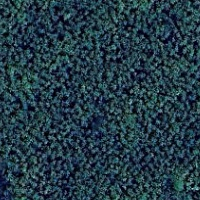
#> input picture Classification/Trial_Classification/splitted_images/image_1_tile_0.png, 200 x 200 px, found by its file name; its folder holds only this picture in this run
$ jupyter execute --allow-errors classification_grayscale_feature.ipynb   (shell and % lines are left out)   (older library calls are emulated)
#> lines starting #> are read from the running program, lines starting #| are printed output that depends on the picture
[cell 1]
import os
import cv2
import numpy as np
import pandas as pd

[cell 2]
from google.colab import drive
drive.mount("/content/gdrive")

[cell 3]
OUTPUT_FOLDER = "/content/gdrive/MyDrive/Arecanut_Detection_with_ML/Classification/Trial_Classification/grayscale_feature/labelled_images"
os.makedirs(OUTPUT_FOLDER, exist_ok=True)

[cell 4]
# Loading stored reference features from CSV
def load_reference_features(csv_file):
    return pd.read_csv(csv_file, header=None).values.flatten()
#> (reads Classification/Trial_Classification/grayscale_feature/extracted_grayscale_feature.csv from the repository)

[cell 5]
# Extracting features from an image
def extract_features(image_path):
    img = cv2.imread(image_path)
#> img is the input picture: shape (200, 200, 3); mean B, G, R 71.7, 59.8, 36
    if img is None:
        print(f"Error: Could not load image {image_path}")
        return None

    img = cv2.resize(img, (128, 128))  # Resize for consistency
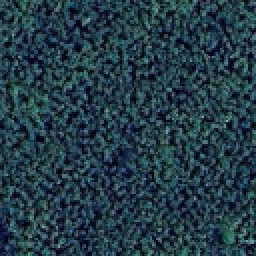
#> img: shape (128, 128, 3) (shown 2 times larger); mean B, G, R 71.4, 59.5, 35.7
    gray = cv2.cvtColor(img, cv2.COLOR_BGR2GRAY)
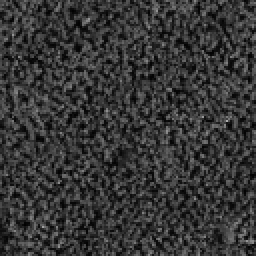
#> gray: shape (128, 128) (shown 2 times larger); min 1, max 173, mean 53.8

    # GLCM Texture Features
    from skimage.feature import graycomatrix, graycoprops # Import graycomatrix and graycoprops
    glcm = graycomatrix(gray, distances=[5], angles=[0], symmetric=True, normed=True)
    contrast = graycoprops(glcm, 'contrast')[0, 0]
#> contrast = 1350.6
    correlation = graycoprops(glcm, 'correlation')[0, 0]
#> correlation = 0.0212
    energy = graycoprops(glcm, 'energy')[0, 0]
#> energy = 0.0119
    homogeneity = graycoprops(glcm, 'homogeneity')[0, 0]
#> homogeneity = 0.0313

    # Compute histogram (color features)
    hist = cv2.calcHist([img], [0, 1, 2], None, [8, 8, 8], [0, 256, 0, 256, 0, 256]).flatten()
#> hist = 512 values, max 3721 at index 145, min 0 at index 1, mean 32

    # Edge detection (Canny)
    edges = cv2.Canny(gray, 100, 200)
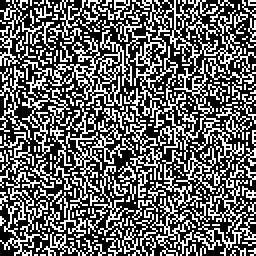
#> edges: shape (128, 128) (shown 2 times larger); 38.7% white in thin lines or dots
    edge_density = np.sum(edges) / (128 * 128)
#> edge_density = 98.77

    # Combine features (texture + color + edge) to match the original feature extraction
    return np.hstack([contrast, correlation, energy, homogeneity, hist, edge_density])

[cell 6]
# Classifing and rename images
def classify_and_rename_images(image_folder, feature_csv, output_folder, threshold=0.8):
    # Loading stored features from CSV
    reference_features = load_reference_features(feature_csv)

    # Checking output folder exists
    if not os.path.exists(output_folder):
        os.makedirs(output_folder)

    # Iterating over all images in the folder
    for filename in os.listdir(image_folder):
        image_path = os.path.join(image_folder, filename)

        # Extracting features for the current image
        features = extract_features(image_path)
#> features = 517 values, max 3721 at index 149, min 0 at index 5, mean 34.49
        if features is None:
            continue  # Skiping if feature extraction failed

        # Computing similarity (Cosine Similarity)
        similarity = np.dot(reference_features, features) / (np.linalg.norm(reference_features) * np.linalg.norm(features))
#> similarity = 0.949

        # Assigning labels
        label = "1" if similarity >= threshold else "0"
#> label = '1'

        # Renaming and saving the image
        new_filename = f"{label}_{filename}"
#> new_filename = '1_image_1_tile_0.png'
        new_path = os.path.join(output_folder, new_filename)
        cv2.imwrite(new_path, cv2.imread(image_path))

        print(f"Processed: {filename} → {new_filename} (Similarity: {similarity:.2f})")
#| Processed: image_1_tile_0.png → 1_image_1_tile_0.png (Similarity: 0.95)
